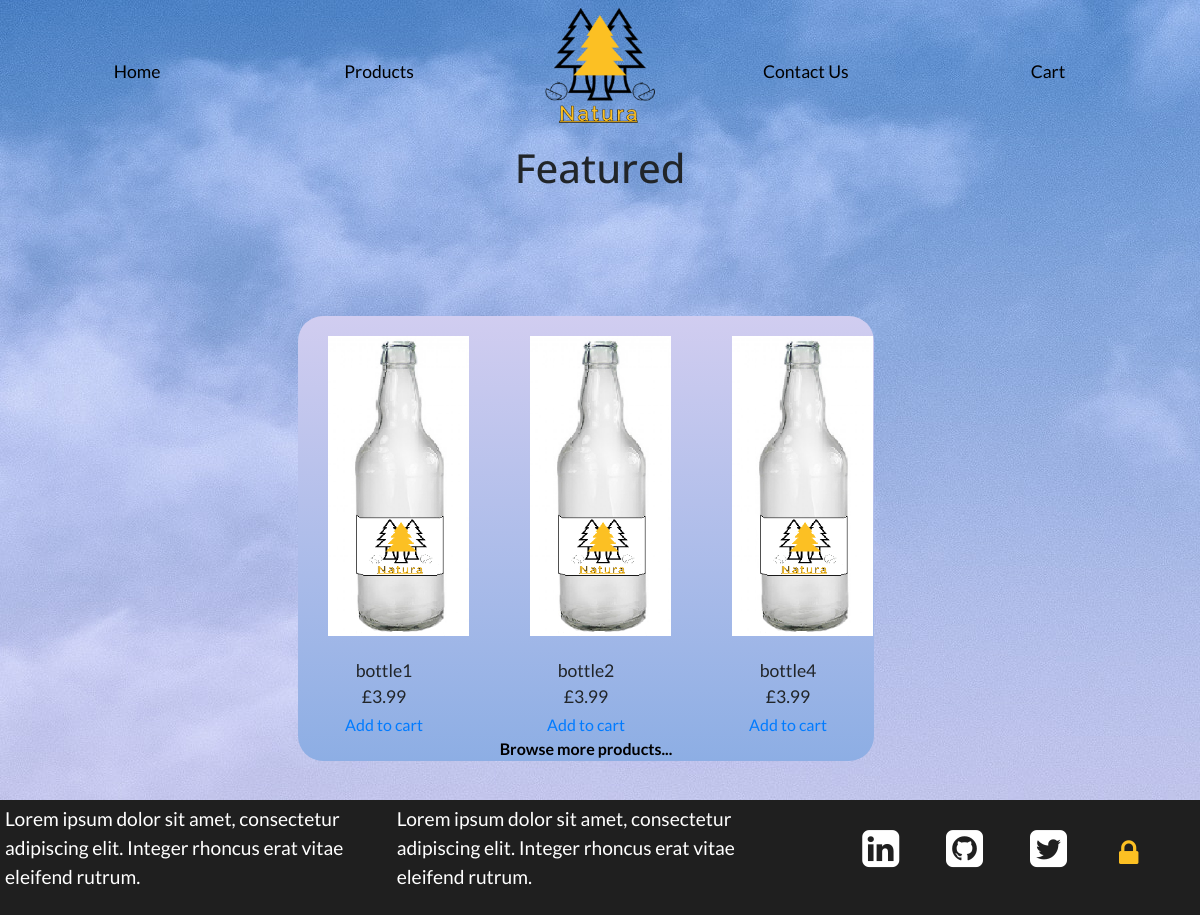
Before: / with the older database file.
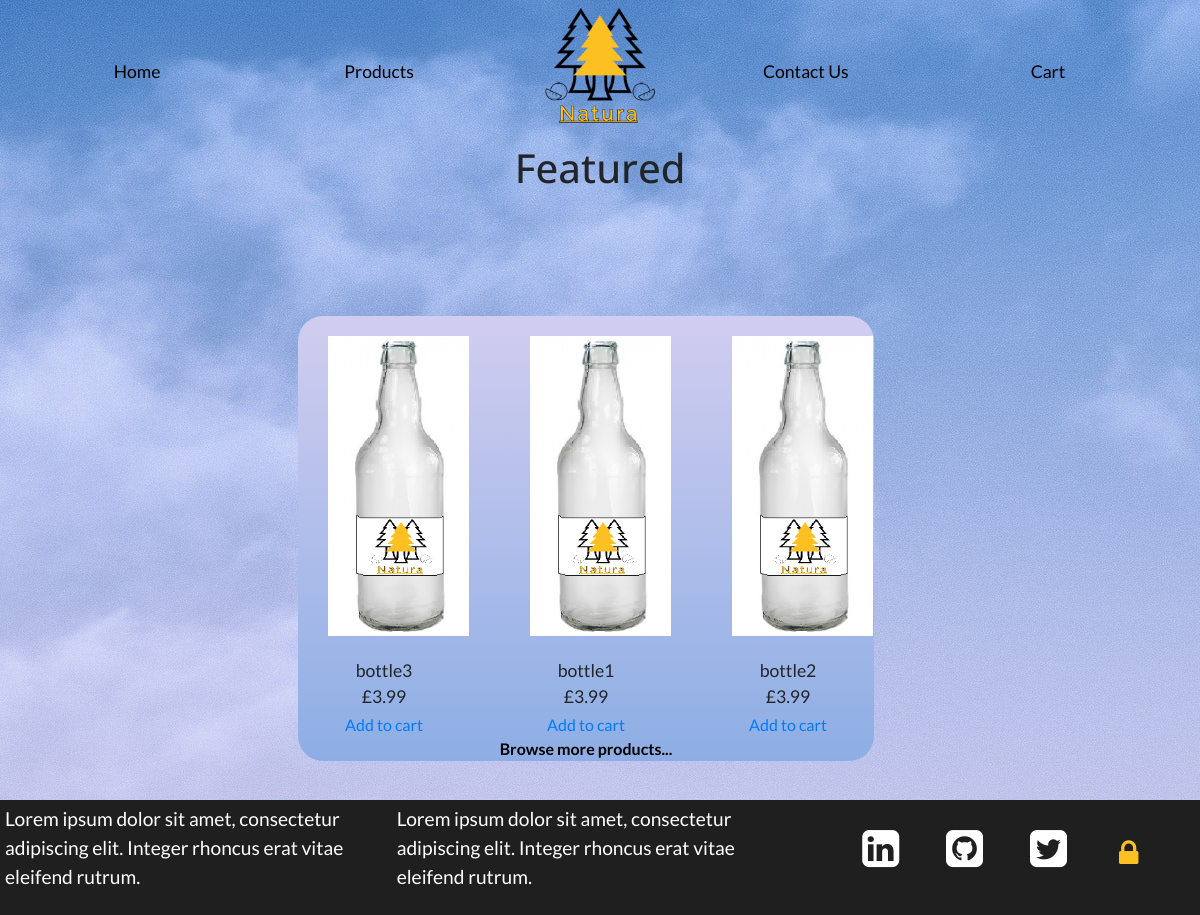
After: the same page with the newer database file.
### products/models.py (models this page shows, shortened)
class add_bottle(models.Model):
    PRODUCT_CHOICES = (
        ('1', 'Bottle'), ('2', 'Crate'), ('3', 'Keg'))
    product_type = models.CharField(
        max_length=50, choices=PRODUCT_CHOICES, default='')
    bottle_title = models.CharField(max_length=50, blank=False)
    bottle_price = models.DecimalField(blank=False, max_digits=10, decimal_places=2)
    bottle_img = models.ImageField(upload_to="static/img/bottle", blank=True, null=True)
    featured = models.BooleanField(default=False)

### home/views.py (the view)
# urls.py: 2. Add a URL to urlpatterns:  path('', views.home, name='home')
def home(request):
    featured = add_bottle.objects.filter(featured=True)[:3]
    return render(request, "../templates/home.html", {"featured": featured})

### templates/home.html (shortened to what this page needs)
{%load static%}
<html>
<head>
    <link rel="stylesheet" href="https://stackpath.bootstrapcdn.com/bootstrap/4.4.1/css/bootstrap.min.css">
    <link href="https://stackpath.bootstrapcdn.com/font-awesome/4.7.0/css/font-awesome.min.css" rel="stylesheet">
    <link rel="stylesheet" href="{%static 'css/main.css'%}">
</head>
<body>
<div class="homepage">
    <nav class="navbar navbar-expand-lg">
        <div class="collapse navbar-collapse justify-content-center row" id="navbarNav">
            <ul class="navbar-nav col-md-5 row">
                <li class="nav-item active col-md-6">
                    <a class="nav-link nav-link-hp" href="{%url 'home'%}">Home</a>
                </li>
                <li class="nav-item col-6">
                    <a class="nav-link nav-link-hp" href="{%url 'products'%}">Products</a>
                </li>
            </ul>
                <a class="nav-natura-hp col-md-2" href="{%url 'home'%}"></a>
            <ul class="navbar-nav col-md-5 row">
                <li class="nav-item col-6">
                    <a class="nav-link nav-link-hp" href="{%url 'contact_us'%}">Contact Us</a>
                </li>
                <li class="nav-item col-6">
                    <a class="nav-link nav-link-hp" href="{%url 'cart'%}">Cart</a>
                </li>
            </ul>
        </div>
    </nav>
    <div>
        <div class="page-title">
            <h1>Featured</h1>
        </div>
        <div class="homepage-featured">
            <div class="row">
            {%for featured in featured%}
                <div class="col-md-4">
                    <div class="featured-img" style="background-image: url('{{MEDIA_URL}}{{featured.bottle_img}}')"></div>
                    <div class="featured-text">
                            <div>{{featured.bottle_title}}</div>
                            <div>£{{featured.bottle_price}}</div>
                        </div>
                        <div>
                            <a href="{%url 'home'%}">Add to cart</a>
                        </div>
                </div>
            {%endfor%}
            </div>
            <div class="featured-browsemore">
                <a href="{%url 'products'%}" class="a-tag">Browse more products...</a>
            </div>
        </div>
    </div>
</div>
<div>
    <footer class="footer">
        <div class="row">
            <div class="col-md-8 row">
                <div class="col-md-6">
                    <div>Lorem ipsum dolor sit amet, consectetur adipiscing elit. Integer rhoncus erat vitae eleifend rutrum.</div>
                </div>
                <div class="col-md-6">
                    <div>Lorem ipsum dolor sit amet, consectetur adipiscing elit. Integer rhoncus erat vitae eleifend rutrum.</div>
                </div>
            </div>
            <div class="col-md-4 footer-icons-mobile">
                <ul class="footer-list-ul">
                    <li class="footer-list-li">
                    <a href="https://www.linkedin.com/in/tom-garratt-303284168/" target="_blank" class="a-tag-footer"><i class="fa fa-linkedin-square"></i></a>
                    </li>
                    <li class="footer-list-li">
                    <a href="https://github.com/tgarratt" target="_blank" class="a-tag-footer"><i class="fa fa-github-square"></i></a>
                    </li>
                    <li class="footer-list-li">
                    <a href="https://twitter.com/Twitter" target="_blank" class="a-tag-footer"><i class="fa fa-twitter-square"></i></a>
                    </li>
                    {%if user.is_superuser %}
                    <li class="footer-list-li">
                    <a class="a-tag" href="{%url 'sign_out'%}"><i class="fa fa-unlock-alt sign-in" aria-hidden="true"></i></i></a>
                    </li>
                    {%else%}
                    <li class="footer-list-li">
                    <a class="a-tag" href="{%url 'sign_in'%}"><i class="fa fa-lock sign-in" aria-hidden="true"></i></a>
                    </li>
                    {%endif%}
                </ul>
            </div>
        </div>
    </footer>
</div>
</body>
</html>

### static/css/main.css (style rules this page uses)
body { font-family: 'Lato', sans-serif; }
.a-tag { color: #000; }
.page-title { text-align: center; font-family: 'Open Sans', sans-serif; }
.homepage { background-image: url('../../static/img/miscellaneous/homepage-pinksky-bg-lg.jpg'); background-repeat: no-repeat; height: 100%; width: 100%; }
.nav-natura-hp { background-image: url('../../static/img/miscellaneous/Natura-logo.png'); width: 8em; height: 8em; background-repeat: no-repeat; display: inline-block; background-size: contain; background-position: center; }
.nav-link-hp { font-size: 1.1em; padding-left: 45px !important; padding-right: 45px !important; text-decoration: none; text-align: center; position: relative; color: #000; }
.nav-link-hp:before { content: ""; position: absolute; width: 100%; height: 2px; bottom: 0; left: 0; background-color: #FCC023; visibility: hidden; -webkit-transform: scaleX(0); transform: scaleX(0); -webkit-transition: all 0.3s ease-in-out 0s; transition: all 0.3s ease-in-out 0s; }
.homepage-featured { background-image: linear-gradient(#D1CDF0, #8DAEE4); position: absolute; top: 40%; left:29%; margin-top: -50px; margin-left: -50px; width: 48%; text-align: center; border-radius: 25px; border-bottom: 10px; }
.featured-img { width: 150px; height: 300px; background-repeat: no-repeat; display: inline-block; background-size: contain; background-position: center; padding: 100px; margin-top: 20px; margin-bottom: 20px; z-index: 10; }
.featured-text { font-size: 1.1em; padding: 2px; }
.featured-browsemore { font-weight: 600; }
.nav-link { font-size: 1.1em; padding-left: 45px !important; padding-right: 45px !important; text-decoration: none; text-align: center; position: relative; color: #000; }
.nav-link:before { content: ""; position: absolute; width: 100%; height: 2px; bottom: 0; left: 0; background-color: #FCC023; visibility: hidden; -webkit-transform: scaleX(0); transform: scaleX(0); -webkit-transition: all 0.3s ease-in-out 0s; transition: all 0.3s ease-in-out 0s; }
.footer { font-size: 1.2em; background-color: #1F1F1F; color: #ffff; padding: 5px; }
.footer-list-ul { list-style: none; float: right; }
.footer-list-li { display: inline-block; font-size: 2.25em; margin: 0.5em; }
.a-tag-footer { color: #ffff; }
.sign-in { font-size: 0.7em; padding: 5px; color: #FCC023; position: relative; }

Changed rows visible on the page:
removed add_bottle: bottle_img (picture), bottle_title "bottle4", bottle_price "3.99"
now on this page (row edited): add_bottle: bottle_img (picture), bottle_title "bottle3", bottle_price "3.99"
